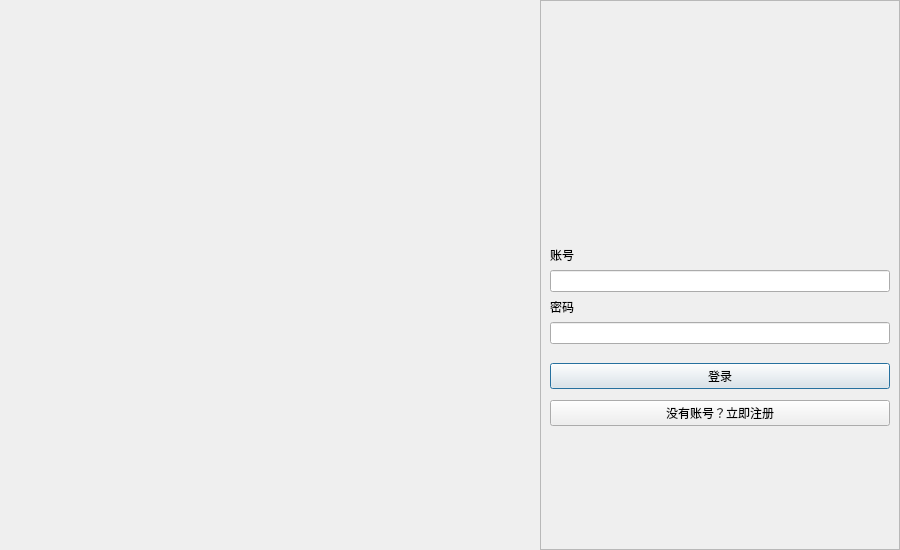
<?xml version="1.0" encoding="UTF-8"?>
<ui version="4.0">
 <class>LoginDialog</class>
 <widget class="QDialog" name="LoginDialog">
  <property name="geometry">
   <rect>
    <x>0</x>
    <y>0</y>
    <width>900</width>
    <height>550</height>
   </rect>
  </property>
  <property name="minimumSize">
   <size>
    <width>750</width>
    <height>530</height>
   </size>
  </property>
  <property name="maximumSize">
   <size>
    <width>16777215</width>
    <height>16777215</height>
   </size>
  </property>
  <property name="windowTitle">
   <string>登录 - 西瓜聊天</string>
  </property>
  <property name="windowIcon">
   <iconset resource="res/res.qrc">
    <normaloff>:/icon/icon.png</normaloff>:/icon/icon.png</iconset>
  </property>
  <layout class="QHBoxLayout" name="horizontalLayout_2">
   <property name="spacing">
    <number>0</number>
   </property>
   <property name="leftMargin">
    <number>0</number>
   </property>
   <property name="topMargin">
    <number>0</number>
   </property>
   <property name="rightMargin">
    <number>0</number>
   </property>
   <property name="bottomMargin">
    <number>0</number>
   </property>
   <item>
    <widget class="QLabel" name="label">
     <property name="sizePolicy">
      <sizepolicy hsizetype="Expanding" vsizetype="Expanding">
       <horstretch>0</horstretch>
       <verstretch>0</verstretch>
      </sizepolicy>
     </property>
     <property name="text">
      <string notr="true"/>
     </property>
     <property name="pixmap">
      <pixmap resource="res/res.qrc">:/images/leftimg.png</pixmap>
     </property>
     <property name="scaledContents">
      <bool>false</bool>
     </property>
    </widget>
   </item>
   <item>
    <widget class="QFrame" name="frame">
     <property name="minimumSize">
      <size>
       <width>360</width>
       <height>0</height>
      </size>
     </property>
     <property name="maximumSize">
      <size>
       <width>360</width>
       <height>16777215</height>
      </size>
     </property>
     <property name="frameShape">
      <enum>QFrame::StyledPanel</enum>
     </property>
     <property name="frameShadow">
      <enum>QFrame::Raised</enum>
     </property>
     <layout class="QVBoxLayout" name="verticalLayout">
      <item>
       <spacer name="verticalSpacer">
        <property name="orientation">
         <enum>Qt::Vertical</enum>
        </property>
        <property name="sizeHint" stdset="0">
         <size>
          <width>20</width>
          <height>79</height>
         </size>
        </property>
       </spacer>
      </item>
      <item>
       <layout class="QHBoxLayout" name="horizontalLayout">
        <item>
         <widget class="QLabel" name="icon">
          <property name="sizePolicy">
           <sizepolicy hsizetype="Preferred" vsizetype="Expanding">
            <horstretch>0</horstretch>
            <verstretch>0</verstretch>
           </sizepolicy>
          </property>
          <property name="minimumSize">
           <size>
            <width>100</width>
            <height>100</height>
           </size>
          </property>
          <property name="maximumSize">
           <size>
            <width>100</width>
            <height>100</height>
           </size>
          </property>
          <property name="font">
           <font>
            <pointsize>60</pointsize>
           </font>
          </property>
          <property name="text">
           <string notr="true"/>
          </property>
          <property name="pixmap">
           <pixmap resource="res/res.qrc">:/icon/icon.png</pixmap>
          </property>
          <property name="scaledContents">
           <bool>true</bool>
          </property>
          <property name="alignment">
           <set>Qt::AlignLeading|Qt::AlignLeft|Qt::AlignVCenter</set>
          </property>
         </widget>
        </item>
       </layout>
      </item>
      <item>
       <spacer name="verticalSpacer_2">
        <property name="orientation">
         <enum>Qt::Vertical</enum>
        </property>
        <property name="sizeType">
         <enum>QSizePolicy::Fixed</enum>
        </property>
        <property name="sizeHint" stdset="0">
         <size>
          <width>20</width>
          <height>15</height>
         </size>
        </property>
       </spacer>
      </item>
      <item>
       <widget class="BodyLabel" name="BodyLabel">
        <property name="text">
         <string>账号</string>
        </property>
       </widget>
      </item>
      <item>
       <widget class="LineEdit" name="account"/>
      </item>
      <item>
       <widget class="BodyLabel" name="BodyLabel_2">
        <property name="text">
         <string>密码</string>
        </property>
       </widget>
      </item>
      <item>
       <widget class="PasswordLineEdit" name="password"/>
      </item>
      <item>
       <spacer name="verticalSpacer_4">
        <property name="orientation">
         <enum>Qt::Vertical</enum>
        </property>
        <property name="sizeType">
         <enum>QSizePolicy::Fixed</enum>
        </property>
        <property name="sizeHint" stdset="0">
         <size>
          <width>20</width>
          <height>13</height>
         </size>
        </property>
       </spacer>
      </item>
      <item>
       <widget class="PrimaryPushButton" name="login_btn">
        <property name="text">
         <string>登录</string>
        </property>
       </widget>
      </item>
      <item>
       <spacer name="verticalSpacer_5">
        <property name="orientation">
         <enum>Qt::Vertical</enum>
        </property>
        <property name="sizeType">
         <enum>QSizePolicy::Fixed</enum>
        </property>
        <property name="sizeHint" stdset="0">
         <size>
          <width>20</width>
          <height>5</height>
         </size>
        </property>
       </spacer>
      </item>
      <item>
       <widget class="HyperlinkButton" name="register_btn">
        <property name="text">
         <string>没有账号？立即注册</string>
        </property>
       </widget>
      </item>
      <item>
       <spacer name="verticalSpacer_3">
        <property name="orientation">
         <enum>Qt::Vertical</enum>
        </property>
        <property name="sizeHint" stdset="0">
         <size>
          <width>20</width>
          <height>64</height>
         </size>
        </property>
       </spacer>
      </item>
     </layout>
    </widget>
   </item>
  </layout>
 </widget>
 <customwidgets>
  <customwidget>
   <class>HyperlinkButton</class>
   <extends>PushButton</extends>
   <header>qfluentwidgets</header>
  </customwidget>
  <customwidget>
   <class>PushButton</class>
   <extends>QPushButton</extends>
   <header>qfluentwidgets</header>
  </customwidget>
  <customwidget>
   <class>PrimaryPushButton</class>
   <extends>PushButton</extends>
   <header>qfluentwidgets</header>
  </customwidget>
  <customwidget>
   <class>BodyLabel</class>
   <extends>QLabel</extends>
   <header>qfluentwidgets</header>
  </customwidget>
  <customwidget>
   <class>LineEdit</class>
   <extends>QLineEdit</extends>
   <header>qfluentwidgets</header>
  </customwidget>
  <customwidget>
   <class>PasswordLineEdit</class>
   <extends>LineEdit</extends>
   <header>qfluentwidgets</header>
  </customwidget>
 </customwidgets>
 <resources>
  <include location="res/res.qrc"/>
 </resources>
 <connections/>
</ui>
